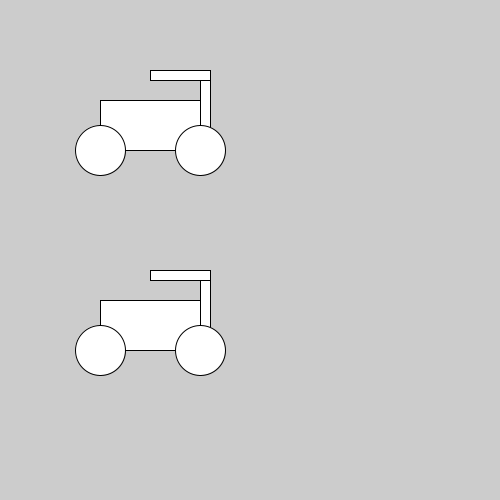
Frame 1 (no input)
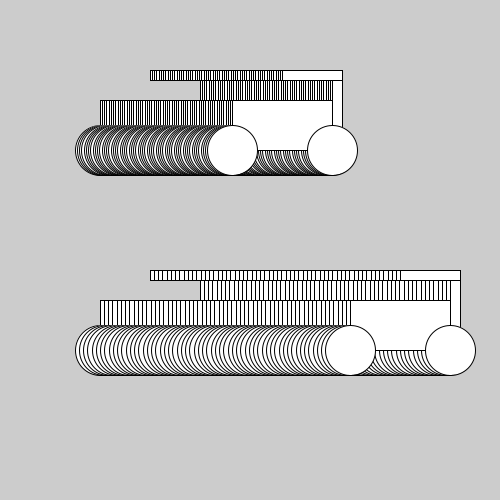
Frame 60 (the mouse pressed at the canvas centre just before this capture)
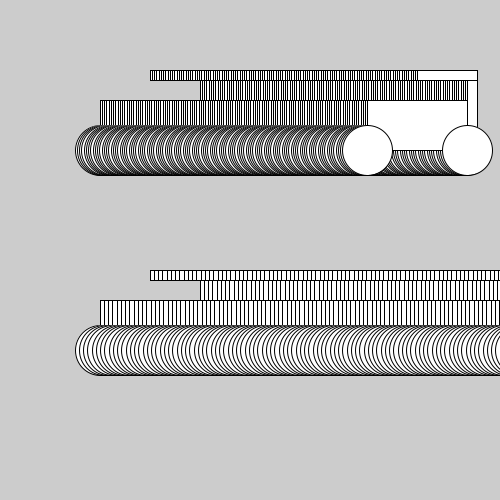
Frame 120 (the mouse held since frame 60 and released just before this capture)

The Processing sketch that drew these frames (run headless with seeded random() and noise(); from frame 60 on, the mouse is pressed at the canvas centre):

// Processing sketch: sketch_201127a
// ── sketch_201127a.pde
//Marius og Anders kører ræs!!!!

//1.) Tegn klassediagram for programmet
//2.) Hvor i programmet anvendes "polymorfi"
//3.) Hvor i programmet anvendes "komposition" OVER DET HELE i klasserne
//4.) Mariuses to superhjul mangler den rigtige kode for at få "speedBonus", ret koden!
//5.) Lav en "supermotorcykel" der også får bonus fra "tanken", hvem skal have den??

MotorCykel andersesMC;
MotorCykel mariusesMC;

void setup(){
  size(500,500);
  //Her bygges Anderses mc
  andersesMC = new MotorCykel();
  andersesMC.y = 100;
  //Her bygges Mariuses mc
  mariusesMC = new MotorCykel();
  mariusesMC.y = 300;
  mariusesMC.forHjul = new SuperHjul();//DER er polymorfi
  mariusesMC.bagHjul = new SuperHjul();//DER er polymorfi
  andersesMC.tank = new SuperTank();
}

void draw(){
  clear();
  andersesMC.display();
  andersesMC.move();
  mariusesMC.display();
  mariusesMC.move();
      println(mariusesMC.forHjul.speedBonus);

}

class MotorCykel{
  float x=100,y=100;
  Styr styr     = new Styr();
  Hjul forHjul  = new Hjul();
  Hjul bagHjul  = new Hjul();
  Tank tank     = new Tank();
  
  void move(){
    x = x+.25 + forHjul.speedBonus + bagHjul.speedBonus+tank.speedBonus;  
  }
  
  void display(){
    styr.display(x+50,y);
    tank.display(x,y);
    forHjul.display(x,y+50);
    bagHjul.display(x+100,y+50);
  }
    
}

class Styr{
  void display(float x,float y){
    rect(x,y-30,60,10);//styr
    rect(x+50,y-20,10,50);
  }
}

class Tank{
  float speedBonus = 0;
  
   void display(float x,float y){
    rect(x,y,100,50);//tank
  }
}

class SuperTank extends Tank{

SuperTank(){
speedBonus = 2;
}

}

class Hjul{
  float radius = 50;
  float speedBonus =0;
  
  void display(float x,float y){
    circle(x,y,radius);//baghjul
  }
}

class SuperHjul extends Hjul{
  //Hvordan øges speedBonus ??

  SuperHjul(){
  speedBonus = 2;
  }
}
